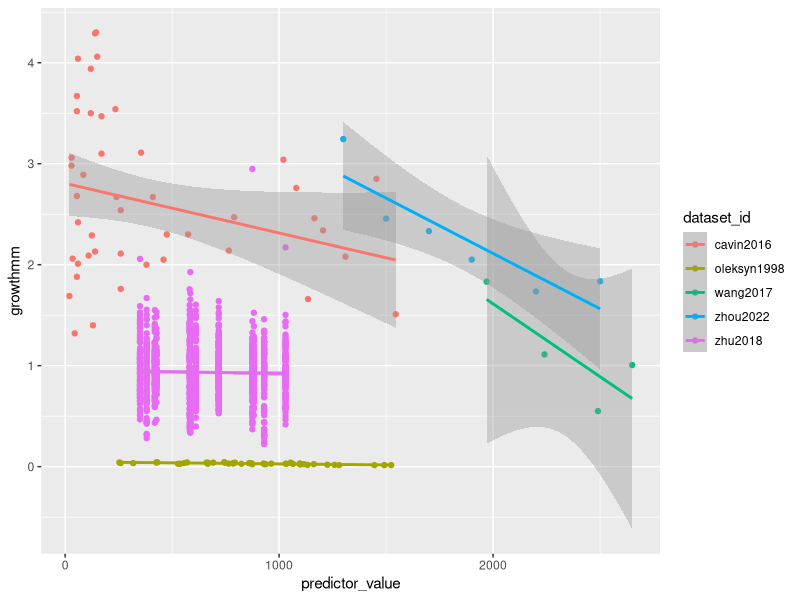

Reproduce this figure in R.
## Started 28 August 2023 ##
## By Lizzie so far ##

# housekeeping
rm(list=ls()) 
options(stringsAsFactors=FALSE)

# Setting working directory. Add in your own path in an if statement for your file structure
if(length(grep("lizzie", getwd())>0)) { 
  setwd("~/Documents/git/projects/grephon/grephon/analyses/growthxelevationetc")
} else if (length(grep("ailene", getwd()))>0) 
{setwd("boomboom")
}

# packages

# get the data
d <- read.csv("input/classicalrefs_datascraped.csv")

# fix the growth in cm
d$growthmm <- d$growth_value
d$growthmm[which(d$growth_units=="cm/yr-1")] <- d$growth_value[which(d$growth_units=="cm/yr-1")]/10

# subset to elevation-ish
unique(d$predictor_type)
delev <- subset(d, predictor_type!="latitude")

library(ggplot2)
ggplot(delev, aes(x=predictor_value, y=growthmm, color=dataset_id)) +
    geom_point() +
    geom_smooth(method="lm")